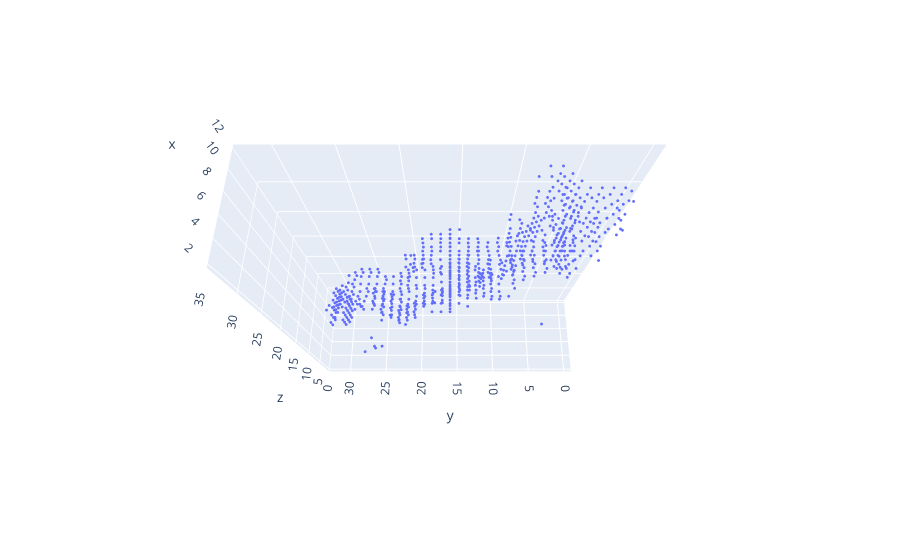

This figure's notebook cell:
### Code cell
cld.draw(list(buckets_c1.values())[0])

### Figure 1 — Plotly figure (JSON) as saved in the notebook; plotly's stock layout.template omitted (floating-point values rounded to 4 significant figures; data arrays with more than 128 entries replaced by an {"elided": "..."} marker saying what was removed)
{"data": [{"marker": {"opacity": 1, "size": 1}, "mode": "markers", "type": "scatter3d", "x": {"elided": "752 int values"}, "y": {"elided": "752 int values"}, "z": {"elided": "752 int values"}}], "layout": {"legend": {"itemsizing": "constant"}, "scene": {"aspectmode": "data", "camera": {"eye": {"x": -0.8, "y": 0, "z": 2}}}, "title": {"text": ""}}}
